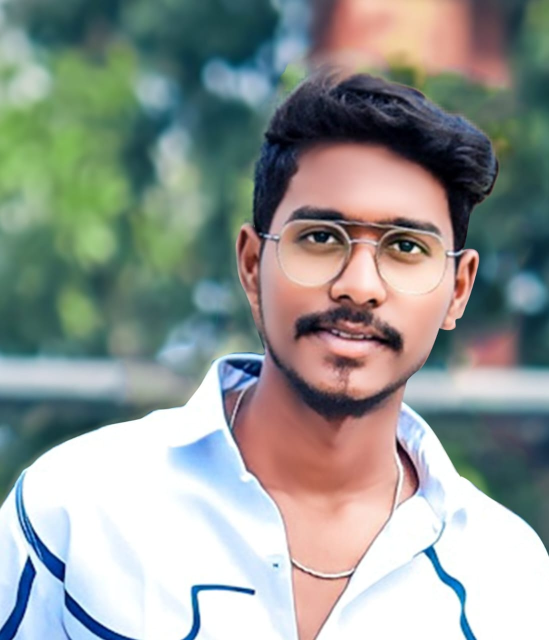
#> input picture face_attendance/dataset/mahendra/mahendra1.jpg, 1098 x 1280 px, given in place of the camera (shown at 1/2 size)
$ python recognize.py
#> lines starting #> are read from the running program, lines starting #| are printed output that depends on the picture; after the words box and inside, x2 and y2 are one past the last pixel; in counts of white or black regions, pixels touching at a corner belong together
# recognize.py
import cv2
import os
import pickle
import csv
from datetime import datetime

def mark_attendance(name, csv_path='attendance.csv'):
    file_exists = os.path.isfile(csv_path)
    now = datetime.now()
    date_str = now.strftime("%Y-%m-%d")
    time_str = now.strftime("%H:%M:%S")
    with open(csv_path, 'a', newline='') as f:
        writer = csv.writer(f)
        if not file_exists:
            writer.writerow(['Name', 'Date', 'Time'])
        writer.writerow([name, date_str, time_str])

def main(trainer_path='trainer.yml', labels_path='labels.pickle', threshold=80):
#> called with trainer_path = 'trainer.yml', labels_path = 'labels.pickle', threshold = 80
    if not os.path.isfile(trainer_path) or not os.path.isfile(labels_path):
        print("[ERROR] trainer.yml or labels.pickle not found. Run train.py first.")
        return
    with open(labels_path, 'rb') as f:
#> (reads face_attendance/labels.pickle from the repository)
        label_map = pickle.load(f)

    recognizer = cv2.face.LBPHFaceRecognizer_create()
    recognizer.read(trainer_path)

    cascade = cv2.CascadeClassifier(cv2.data.haarcascades + 'haarcascade_frontalface_default.xml')
    cap = cv2.VideoCapture(0)
    seen = set()
    print("[INFO] Starting recognition. Press 'q' to quit.")
    while True:
        ret, frame = cap.read()
#> frame is the input picture: shape (1280, 1098, 3); mean B, G, R 147.6, 151.8, 146
        if not ret:
            print("[ERROR] Failed to read from camera.")
            break
        gray = cv2.cvtColor(frame, cv2.COLOR_BGR2GRAY)
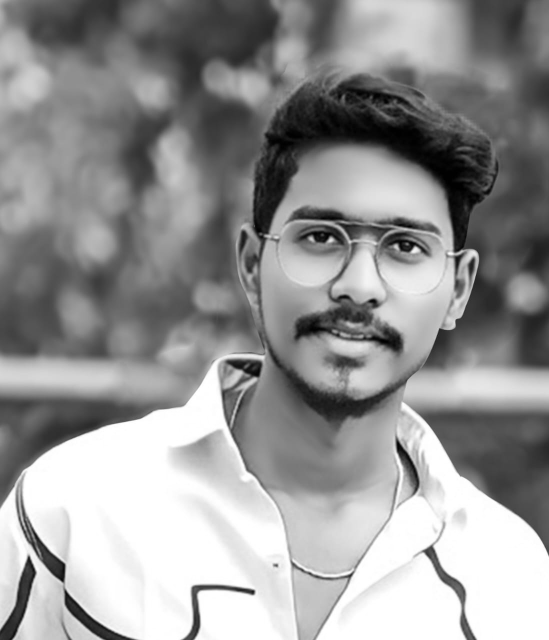
#> gray: shape (1280, 1098) (shown at 1/2 size); min 0, max 255, mean 149.6
        faces = cascade.detectMultiScale(gray, scaleFactor=1.1, minNeighbors=5, minSize=(100,100))
#> faces = [[470, 291, 491, 491]]
        for (x,y,w,h) in faces:
            face = gray[y:y+h, x:x+w]
            face = cv2.resize(face, (200,200))
            label, confidence = recognizer.predict(face)  # lower = better
            name = "Unknown"
            if confidence < threshold:
                name = label_map.get(label, "Unknown")
                if name not in seen:
                    seen.add(name)
                    mark_attendance(name)
                    print(f"[INFO] Marked attendance for {name} (conf={confidence:.2f})")
            cv2.rectangle(frame, (x,y), (x+w, y+h), (0,255,0), 2)
            cv2.putText(frame, f"{name} {int(confidence)}", (x, y-10),
                        cv2.FONT_HERSHEY_SIMPLEX, 0.8, (0,255,0), 2)
#> this loop made 1 pass
#> (x, y, w, h, label, confidence, name) on pass 1: (470, 291, 491, 491, 0, 110.8, 'Unknown')
#> pass 1, in main, `face = gray[y:y+h, x:x+w]`:
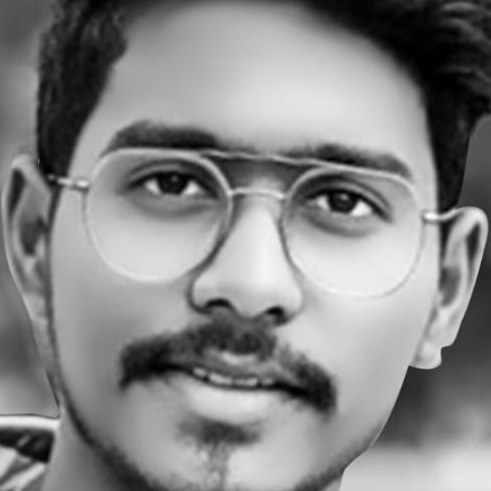
#> face: shape (491, 491); min 0, max 254, mean 134
#> after the loop:
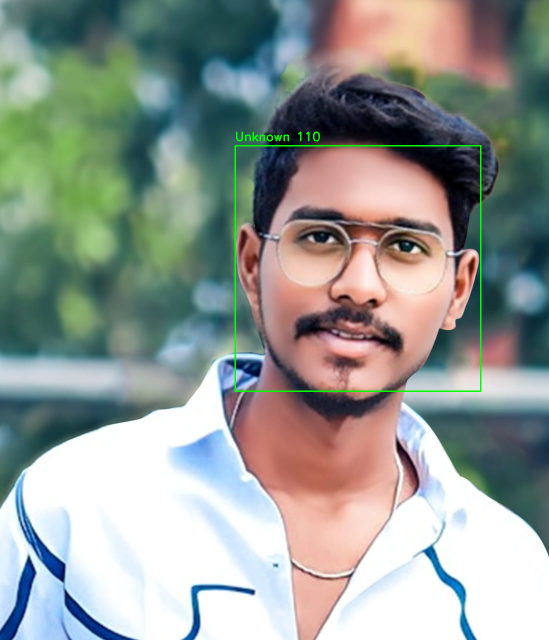
#> frame: shape (1280, 1098, 3) (shown at 1/2 size); 0.49% of pixels changed, all inside (x1, y1, x2, y2) = (469, 263, 963, 784)
#> after the loop, seen = 0 items

        cv2.imshow("Recognition (q to quit)", frame)
        if cv2.waitKey(1) & 0xFF == ord('q'):
#> (key q is pressed here)
            break

    cap.release()
    cv2.destroyAllWindows()
    print("[INFO] Exiting. Attendance saved to attendance.csv")

if __name__ == "__main__":
    main()
